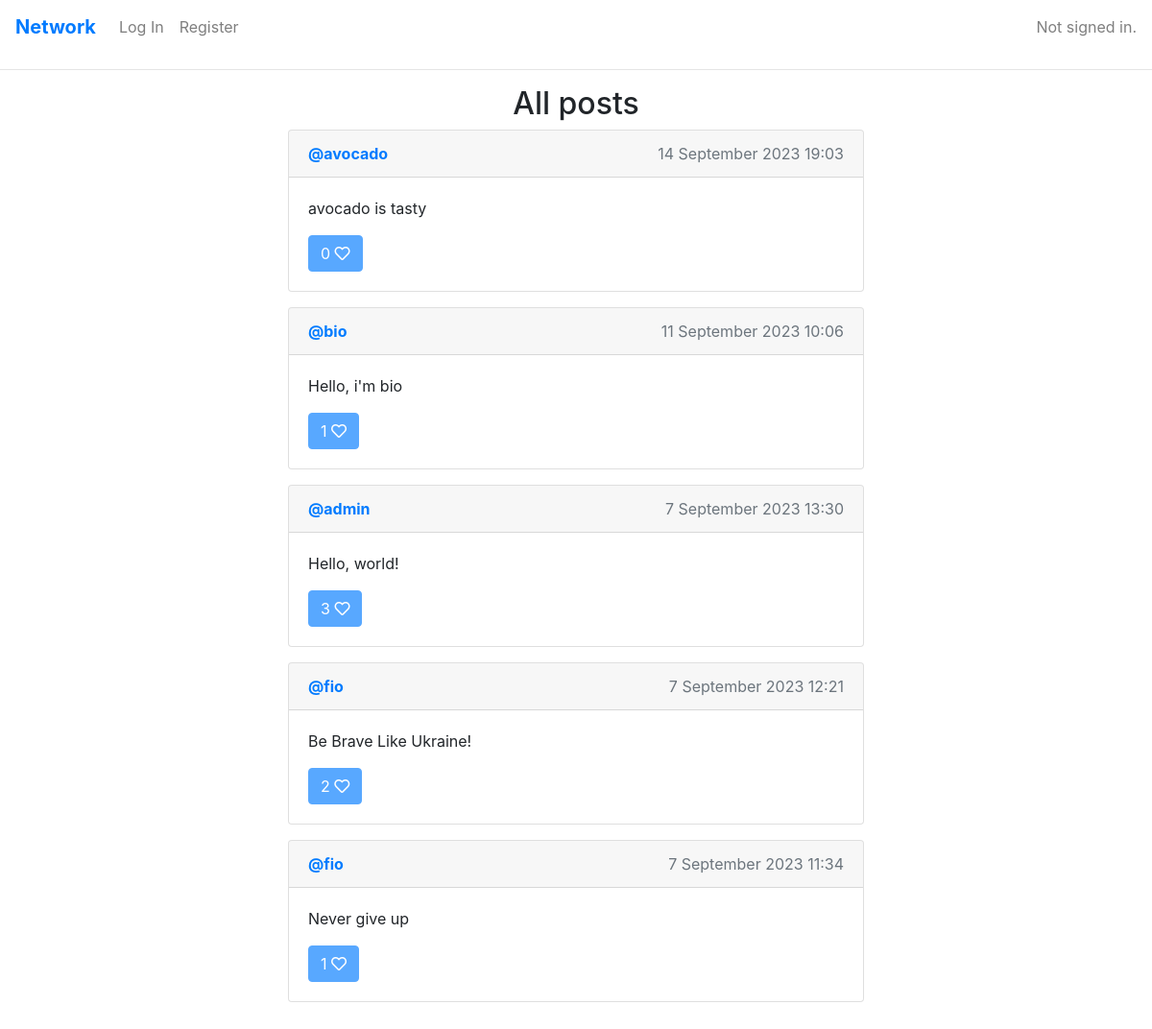
The page / on the database its author committed.
### network/models.py (models this page shows, shortened)
class Post(models.Model):
    autor = models.ForeignKey(User, related_name='autor', on_delete=models.CASCADE)
    date = models.DateTimeField(auto_now_add=True)
    bodyPost = models.CharField(max_length=150)
    likePost = models.ManyToManyField(User, blank=True, related_name="User_who_like")

class User(AbstractUser):
    pass

### network/views.py (the view)
# urls.py: path("", views.index, name="index"),
def index(request):
    current_user = request.user
    p = Paginator(Post.objects.all().order_by('-date'), 10)
    page = request.GET.get('page')
    posts = p.get_page(page)
    userLike = []
    for pst in posts:
       if current_user in pst.likePost.all():
        userLike.append(pst)
    return render(request, "network/index.html", {
        'posts': posts,
        'userLike': userLike
    })

### network/templates/network/index.html (shortened to what this page needs)
{% extends "network/layout.html" %}
{% block body %}
    <div class="text-center">
        <h2>All posts</h2>
    </div>
    <div class="w-50 mx-auto">
        {% for post in posts %}
        <div class="card mb-3">
            <div class="card-header  d-flex justify-content-between">
                <div class="m-0"><a href="{% url 'profile' post.autor.username %}" class="card-link"><b>@{{post.autor}}</b></a></div>
                <div class="text-muted">{{post.date|date:"j E Y H:i"}}</div>
            </div>
            <div class="card-body">
              <p id="postText">{{post.bodyPost}}</p>
              {% if user.is_authenticated %}
                {% if post in userLike %}
                  <button class="btn btn-primary" data-id="{{post.id}}" id="like">{{post.likePost.count}} <i class="far fa-heart"></i></button>
                {% else %}
                  <button class="btn btn-primary" data-id="{{post.id}}" id="unlike">{{post.likePost.count}} <i class="fas fa-heart"></i></button>
                {% endif %}
              {% else %}
                <button disabled class="btn btn-primary" data-id="{{post.id}}" id="like">{{post.likePost.count}} <i class="far fa-heart"></i></button>
              {% endif %}
            </div>
          </div>
        {% endfor %}
    </div>
{% endblock %}

### network/templates/network/layout.html (shortened to what this page needs)
{% load static %}
<!DOCTYPE html>
<html lang="en">
    <head>
        <link rel="stylesheet" href="https://stackpath.bootstrapcdn.com/bootstrap/4.4.1/css/bootstrap.min.css">
        <link href="{% static 'network/styles.css' %}" rel="stylesheet">
        <link rel="stylesheet" href="https://use.fontawesome.com/releases/v5.7.0/css/all.css">
    </head>
    <body>
          <nav class="navbar navbar-expand navbar-light">
            <a class="navbar-brand text-primary" href="{% url 'index' %}"><b>Network</b></a>
            <div class="collapse navbar-collapse" id="navbarText">
              <ul class="navbar-nav mr-auto">
                {% if user.is_authenticated %}
                    <li class="nav-item">
                        <a class="nav-link" href="{% url 'following' %}">Following</a>
                    </li>
                    <li class="nav-item">
                        <a class="nav-link" href="{% url 'newPost' %}">New post</a>
                    </li>
                    <li class="nav-item">
                        <a class="nav-link" href="{% url 'logout' %}">Log Out</a>
                    </li>
                {% else %}
                    <a class="nav-item nav-link" href="{% url 'login' %}">Log In</a>
                    <a class="nav-item nav-link" href="{% url 'register' %}">Register</a>
                {% endif %}
              </ul>
              <span class="navbar-text">
                {% if user.is_authenticated %}
                    Signed in as <a href="{% url 'profile' user.username %}" class="badge badge-light">{{user.username}}</a>
                {% else %}
                    Not signed in.
                {% endif %}
              </span>
            </div>
          </nav>
          <hr>
        <div class="body">
            {% block body %}
            {% endblock %}
        </div>
    </body>
</html>

### rows shown on the page
Post: autor "avocado", date "14 September 2023 19:03", bodyPost "avocado is tasty", likePost.count "0"
Post: autor "bio", date "11 September 2023 10:06", bodyPost "Hello, i'm bio", likePost.count "1"
Post: autor "admin", date "7 September 2023 13:30", bodyPost "Hello, world!", likePost.count "3"
Post: autor "fio", date "7 September 2023 12:21", bodyPost "Be Brave Like Ukraine!", likePost.count "2"
Post: autor "fio", date "7 September 2023 11:34", bodyPost "Never give up", likePost.count "1"
